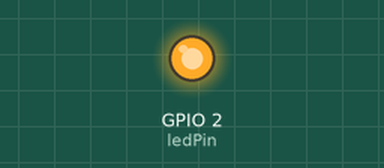
Simulated run of this sketch. Board: ESP32. Parts: output pins drawn as LEDs (lit = HIGH).

Above: at 1.1 s.
At 3.7 s:
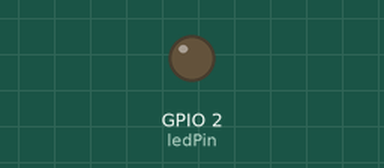
Timing chart, 0 to 6.8 s (numbered marks = the images above):
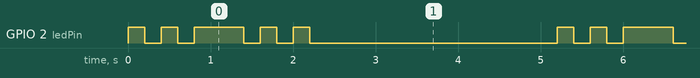

The sketch:

ex03_sos.ino.ino
```cpp
// ex03 millis() 实现SOS求救信号  ESP32 GPIO2
const int ledPin = 2;
unsigned long prevTime = 0;
unsigned long interval = 0;
bool ledOn = false;

// SOS时序定义
const unsigned long shortOn  = 200;
const unsigned long shortOff = 200;
const unsigned long longOn   = 600;
const unsigned long longOff  = 200;
const unsigned long sospause    = 3000;

int stage = 0;  // 0-2:短闪 3-5:长闪 6-8:短闪 9:停顿

void setup() {
  Serial.begin(115200);
  pinMode(ledPin, OUTPUT);
  digitalWrite(ledPin, LOW);
}

void loop() {
  unsigned long now = millis();
  if(now - prevTime >= interval){
    prevTime = now;
    switch(stage){
      // 第一组 3次短闪
      case 0: ledOn = true; interval = shortOn; break;
      case 1: ledOn = false; interval = shortOff; break;
      case 2: ledOn = true; interval = shortOn; break;
      // 第二组 3次长闪
      case 3: ledOn = false; interval = longOff; break;
      case 4: ledOn = true; interval = longOn; break;
      case 5: ledOn = false; interval = longOff; break;
      // 第三组 3次短闪
      case 6: ledOn = true; interval = shortOn; break;
      case 7: ledOn = false; interval = shortOff; break;
      case 8: ledOn = true; interval = shortOn; break;
      // 循环停顿
      case 9: ledOn = false; interval = sospause; stage = -1; break;
    }
    digitalWrite(ledPin, ledOn);
    stage++;
  }
}
```

Measured:
- by itself, GPIO 2 (ledPin): repeats every 5.2 s: LOW 0.20 s, HIGH 0.20 s, LOW 0.20 s, HIGH 0.60 s, 2 × (LOW 0.20 s, HIGH 0.20 s), LOW 3.0 s, HIGH 0.20 s
- by itself, everything shown: repeats every 5.2 s, in 10 steps
